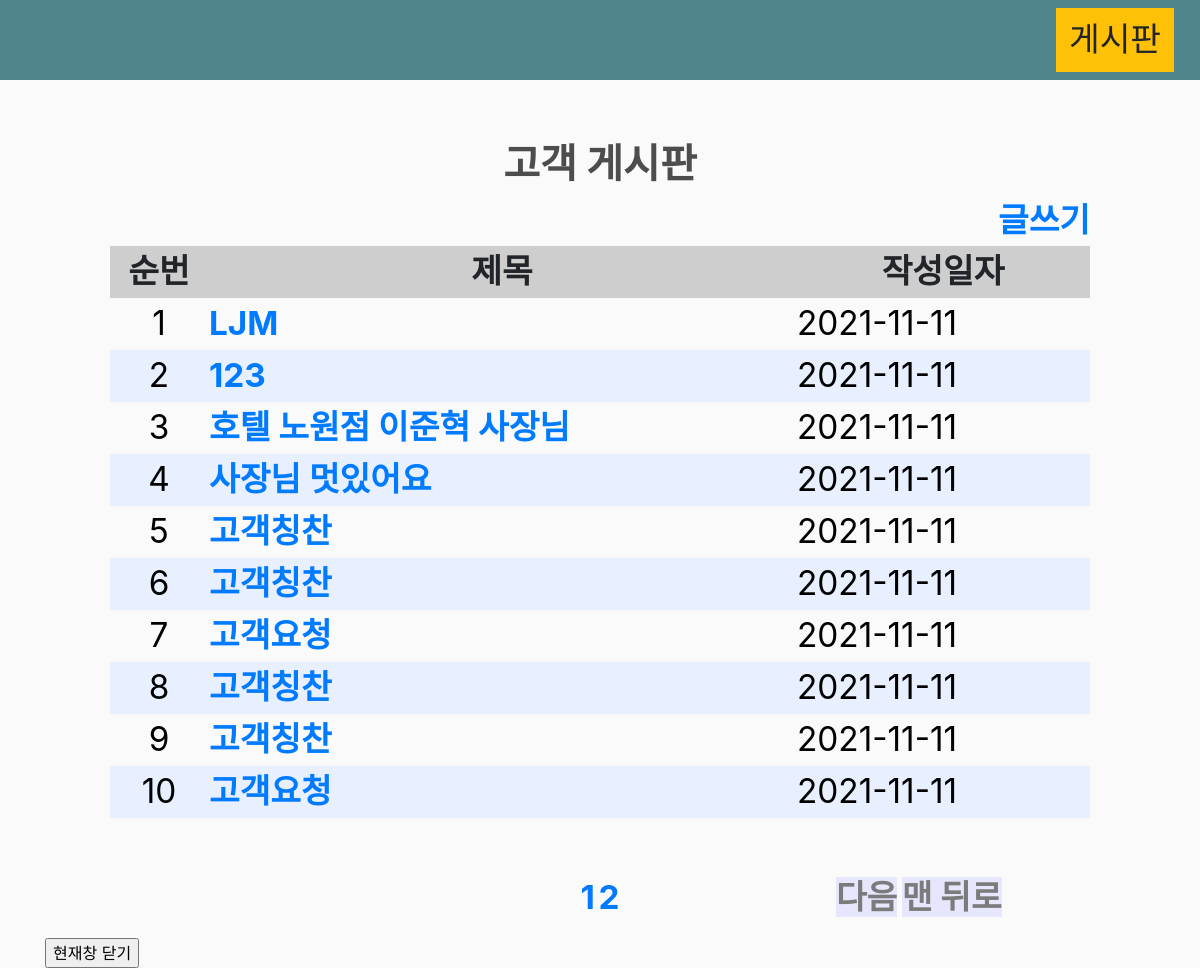
/board/, run on the app's committed database.
### board/models.py (models this page shows, shortened)
class Board(models.Model):
    title = models.CharField(max_length=100)
    content = models.CharField(max_length=500)
    author = models.CharField(max_length=100)
    like_count = models.PositiveIntegerField(default=0) # 양수입력 필드
    pub_date = models.DateTimeField()

### board/views.py (the view)
# urls.py: path('', views.index, name='index'),
def index(request):
    all_boards = Board.objects.all().order_by("-pub_date") # 모든 데이터 조회, 내림차순(-표시) 조회
    paginator = Paginator(all_boards, 10)
    page = int(request.GET.get('page', 1))
    board_list = paginator.get_page(page)
    return render(request, 'board/index.html', {'title':'고객 게시판', 'board_list':board_list})

### board/templates/board/index.html (shortened to what this page needs)
<!DOCTYPE html>
{% load static %}
<html lang="kr">
<head>
    <link rel="stylesheet" href="https://stackpath.bootstrapcdn.com/bootstrap/4.4.1/css/bootstrap.min.css"
>
    <link rel="stylesheet" type="text/css" href="{% static 'css/main.css' %}">
</head>
<body>
    <nav class="navbar navbar-expand-lg navbar-dark bg-dark">
        <div class="collapse navbar-collapse" id="navbarSupportedContent">
            <div class="form-inline my-2 my-lg-0">
                <a href="{% url 'board:index' %}" class="btn btn-warning">게시판</a>
                <a href="#">
            </div>
        </div>
    </nav>
    <div class="container">
        <br>
        {% block content %}
        <body>
            <div class="content">
                <div class="header">
                    <h2>{{ title }}</h2>
                </div>
                <div style="text-align:right">
                    <a href="{% url 'board:write' %}">글쓰기</a>
                </div>
                <div>
                    <table class="board">
                        <thead>
                            <tr class="header">
                                <th style="width:10%;">순번</th>
                                <th style="width:60%">제목</th>
                                <th style="width:30%">작성일자</th>
                            </tr>
                        </thead>
                        <tbody>
                        {% if board_list %}
                            {% for data in board_list %}
                            <tr class="{% cycle '' 'even_bgcolor' %}">
                                <td style="text-align:center;">{{ forloop.counter }}</td>
                                <td>
                                    <a href="{% url 'board:detail' data.id %}">
                                        {{ data.title }}
                                    </a>
                                </td>
                                <td>{{ data.pub_date|date:'Y-m-d' }}</td>
                            </tr>
                            {% endfor %}
                        {% else %}
                            <tr>
                                <td>작성된 게시글이 없습니다.</td>
                            </tr>
                        {% endif %}
                        </tbody>
                    </table>
                </div>
                <div style="text-align:center">
                    <div class="pagination">
                        <div style="width:35%; margin: 5px;">
                        </div>
                        <div style="width:30%; margin: 5px;">
                        {% for page in board_list.paginator.page_range %}
                            {% if page >= board_list.number|add:-2 and page <= board_list.number|add:2 %}
                            <span class="{% if page == board_list.number %}current{% endif %}">
                                <a href="?page={{ page }}">{{ page}}</a>
                            </span>
                            {% elif page >= board_list.number|add:-3 and page <= board_list.number|add:3 %}
                                ..
                            {% endif %}
                        {% endfor %}
                        </div>
                        <div style="width:35%; margin: 5px;">
                        {% if board_list.has_next %}
                            <a class="abutton" href="?page={{ board_list.next_page_number }}">다음</a>
                            <a class="abutton" href="?page={{ board_list.paginator.num_pages }}">맨 뒤로</a>
                        {% endif %}
                        </div>
                    </div>
                </div>
            </div>
            <input type="button" value="현재창 닫기" onClick="window.close()">
        </body>
        {% endblock content %}
    </div>
</body>
</html>

### static/css/main.css (style rules this page uses)
body { background-color: hsl(0, 0%, 98%); }
h1,h2,h3,h4,h5,h6 { color:hsl(0, 0%, 30%); }
.btn { border-radius: 0; font-size: 25pt; text-align: center; margin-inline: 10px; }
.bg-dark { background-color: #4f868c!important; }
thead { background-color:#cecece; }
.content { max-width:1000px; margin: auto; padding:10px; }
.header { text-align: center; font-size: 25pt; }
.board { width: 100%; margin-bottom: 50px; }
.even_bgcolor { background-color:#e8efff; }
.pagination { display: flex; }
.current { font-weight: bold; }
a { text-decoration: none; text-align: center; font-size: 25pt; font-weight: bold; }
.abutton { background-color: #e6e6ff; color: #7b7b7b; font-size: 25pt; margin-bottom: 200px; }
td { display: table-cell; vertical-align: inherit; font-size: 25pt; color: #000000; }
h1, h2, h3, h4, h5, h6 { color: hsl(0, 0%, 30%); font-size: 30pt; font-weight: bold; }
div { display: block; }

### data on the page
Board: title "LJM", pub_date "2021-11-11"
Board: title "123", pub_date "2021-11-11"
Board: title "호텔 노원점 이준혁 사장님", pub_date "2021-11-11"
Board: title "사장님 멋있어요", pub_date "2021-11-11"
Board: title "고객칭찬", pub_date "2021-11-11"
Board: title "고객칭찬", pub_date "2021-11-11"
Board: title "고객요청", pub_date "2021-11-11"
Board: title "고객칭찬", pub_date "2021-11-11"
Board: title "고객칭찬", pub_date "2021-11-11"
Board: title "고객요청", pub_date "2021-11-11"

### other printed values
{{ title }} "고객 게시판"
{{ page }} "1" "2"
